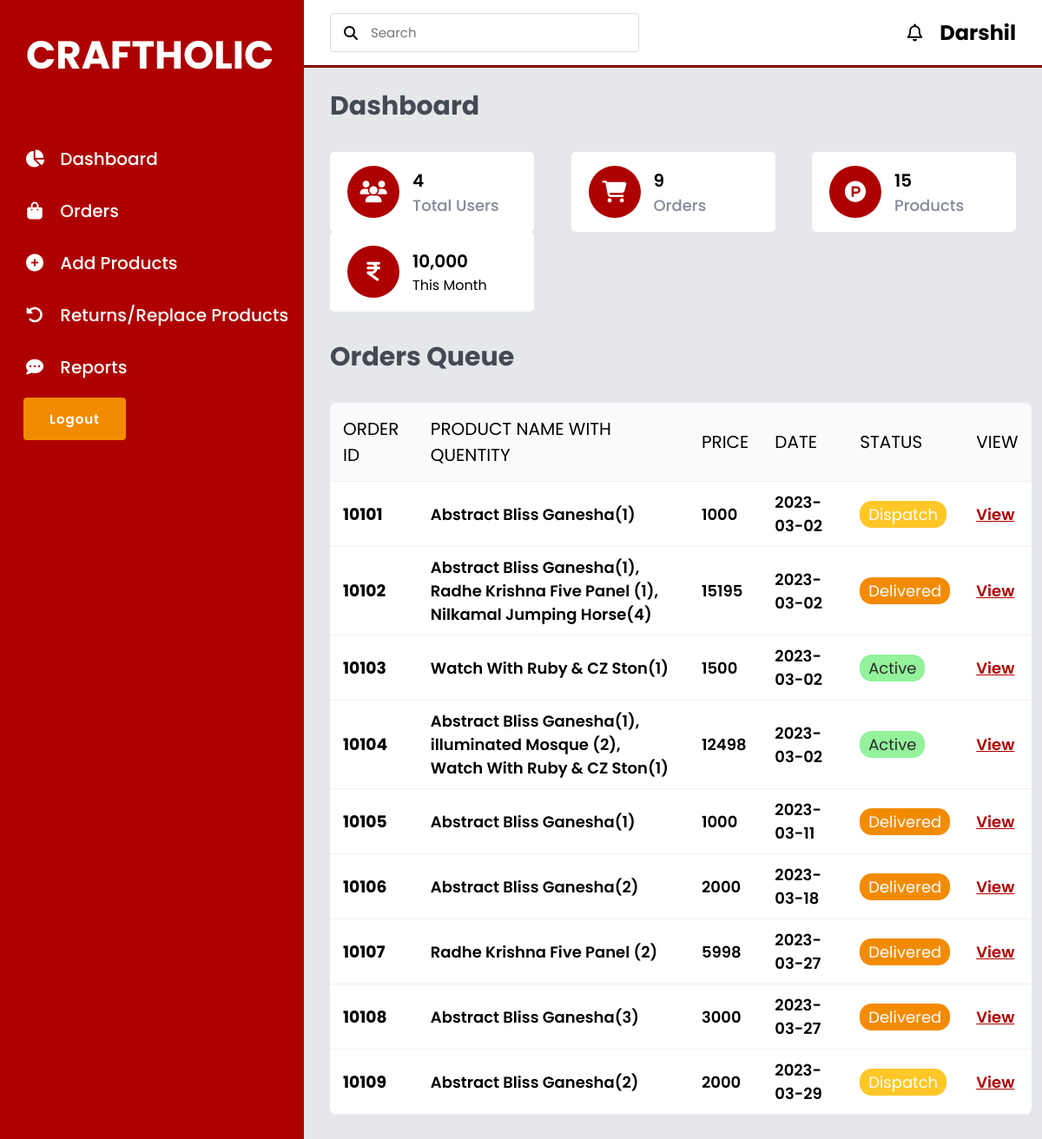
Screenshot of /Admin/CRAFTHOLIC-admin.php (signed in) with the database file from the repository.
### tables this page shows
CREATE TABLE `shippingaddress` (
  `sa_id` bigint(5) NOT NULL,
  `Date` date NOT NULL,
  `Status` varchar(10) NOT NULL,
  `Name` varchar(50) NOT NULL,
  `Number` int(10) NOT NULL,
  `Email` varchar(35) NOT NULL,
  `Method` varchar(10) NOT NULL,
  `Flat` varchar(20) NOT NULL,
  `Street` varchar(20) NOT NULL,
  `City` varchar(25) NOT NULL,
  `State` varchar(30) NOT NULL,
  `Country` varchar(10) NOT NULL,
  `Pincode` int(6) NOT NULL,
  `Totalproducts` varchar(255) NOT NULL,
  `TotalPrice` int(255) NOT NULL
);

### Admin/CRAFTHOLIC-admin.php (the view, shortened to what this page needs)
<?php
include("../Includes/Connection.php");
?>
<!DOCTYPE html>
<html lang="en">
<head>
    <link rel="stylesheet" href="../CSS/Admin.css">
    <link rel="stylesheet" href="https://cdnjs.cloudflare.com/ajax/libs/font-awesome/6.2.0/css/all.min.css">
</head>
<body>
    <?php include('IncludesAdmin/Menu.php'); ?>
    <section id="InterFace">
        <div class="Navigation">
            <div class="N1">
                <div class="Search">
                    <i class="fa-solid fa-search"></i>
                    <input type="text" placeholder="Search" id="">
                </div>
            </div>
            <div class="Profile">
                <i class="fa-solid fa-bell"></i>
                <h2><?php
                    if ($_SESSION['AdminLoginID']) {
                        echo $_SESSION['AdminLoginID'];
                    }
                    ?>
                </h2>
            </div>
        </div>
        <h3 class="I-name">
            Dashboard
        </h3>
        <div class="Values">
            <div class="Val-Box">
                <i class="fa-solid fa-users"></i>
                <div>
                    <?php
                    $select_Rows = mysqli_query($conn, "SELECT * FROM `registration`") or die("Query Failed");
                    $Row_Count = mysqli_num_rows($select_Rows);
                    ?>
                    <h3><?php echo $Row_Count; ?></h3>
                    <span><a href="#">Total Users</a></span>
                </div>
            </div>
            <div class="Val-Box">
                <i class="fa-solid fa-shopping-cart"></i>
                <div>
                    <?php
                    $select_Rows = mysqli_query($conn, "SELECT * FROM `shippingaddress`") or die("Query Failed");
                    $Row_Count = mysqli_num_rows($select_Rows);
                    ?>
                    <h3><?php echo $Row_Count; ?></h3>
                    <span><a href="../Admin/Admin-orders.php">Orders</a></span>
                </div>
            </div>
            <div class="Val-Box">
                <i class="fa-brands fa-product-hunt"></i>
                <div>
                    <?php
                    $select_Rows = mysqli_query($conn, "SELECT * FROM `products`") or die("Query Failed");
                    $Row_Count = mysqli_num_rows($select_Rows);
                    ?>
                    <h3><?php echo $Row_Count; ?></h3>
                    <span><a href="../Admin/Admin-AddProducts.php">Products</a> </span>
                </div>
            </div>
            <div class="Val-Box">
                <i class="fa-solid fa-indian-rupee-sign"></i>
                <div>
                    <h3>10,000</h3>
                    <span>This Month</span>
                </div>
            </div>
        </div>
        <h3 class="I-name-2">
            Orders Queue
        </h3>
        <div class="Board">
            <table width="100%">
                <thead>
                    <tr>
                        <td>Order id</td>
                        <td>Product Name with Quentity</td>
                        <td>Price</td>
                        <td>Date</td>
                        <td>Status</td>
                        <td>View</td>
                    </tr>
                </thead>
                <?php
                $Select_Orders = mysqli_query($conn, "SELECT * FROM `shippingaddress`");
                if (mysqli_num_rows($Select_Orders) > 0) {
                    while ($row = mysqli_fetch_assoc($Select_Orders)) {
                ?>
                        <tbody>
                            <tr>
                                <td class="product-ID">
                                    <h3><?php echo $row['sa_id']; ?></h3>
                                </td>
                                <td class="Product-name">
                                    <h5><?php echo $row['Totalproducts']; ?></h5>
                                </td>
                                <td class="Price">
                                    <h5><?php echo $row['TotalPrice']; ?></h5>
                                </td>
                                <td class="Date">
                                    <h5><?php echo $row['Date']; ?></h5>
                                </td>
                                <td class="Active">
                                    <?php
                                    if ($row['Status'] == 'Active') {
                                        echo '  <p style="  background: #93f29b;
                                            padding: 2px 10px;
                                            display: inline-block;
                                            border-radius: 14px;
                                            color: #2b2b2b;">' . $row['Status'] . '</p>';
                                    } elseif ($row['Status'] == 'Dispatch') {
                                        echo '  <p style="  background: #ffc727;
                                            padding: 2px 10px;
                                            display: inline-block;
                                            border-radius: 14px;
                                            color: #FFF;">' . $row['Status'] . '</p>';
                                    } else {
                                        echo '  <p style="  background: #f38b00;
                                        padding: 2px 10px;
                                        display: inline-block;
                                        border-radius: 14px;
                                        color: #FFF;">' . $row['Status'] . '</p>';
                                    }
                                    ?>
                                </td>
                                <form action="OrderDetails.php" method="get">
                                    <td class="Edit">
                                        <a href="OrderDetails.php?Order_id=<?php echo $row['sa_id']; ?>">View</a>
                                    </td>
                                </form>
                            </tr>
                        </tbody>
                <?php
                    }
                }
                ?>
            </table>
        </div>
    </section>
</body>
</html>

### CSS/Admin.css (style rules this page uses)
* { margin: 0; padding: 0; box-sizing: border-box; text-decoration: none; font-family: 'Poppins', sans-serif; }
body { width: 100%; background: #e5e7eb; position: relative; display: flex; }
:root { --black: black; --maroon: maroon; --light-maroon: #AE0000; --Tangerine: #f38b00; --light-color: #666; --box-shadow: 0 .3rem 0.5rem rgba(0, 0, 0.1); --border: 2rem solid rgba(0, 0, 0.1); --outline: .1rem solid rgba(0, 0, 0.1); --padding: 40px 80px; --margin: 40px 0; }
#InterFace { width: calc(100% - 350px); margin-left: 350px; position: relative; }
#InterFace .Navigation { display: flex; align-items: center; justify-content: space-between; background: #fff; padding: 15px 30px; border-bottom: 3px solid var(--maroon); position: fixed; width: calc(100% - 350px); }
#InterFace .Navigation .Search { display: flex; justify-content: flex-start; align-items: center; padding: 10px 15px; border: 1px solid #d7dbe6; border-radius: 4px; }
#InterFace .Navigation .Search i { margin-right: 15px; }
#InterFace .Navigation .Search input { border: none; outline: none; font-size: 15px; }
#InterFace .Navigation .Profile { display: flex; justify-content: flex-start; align-items: center; }
#InterFace .Navigation .Profile i { margin-right: 20px; font-size: 20px; font-weight: 400; cursor: pointer; }
.N1 { display: flex; justify-content: flex-start; align-items: center; }
.I-name { color: #444a53; padding: 30px 30px 0 30px; font-size: 30px; font-weight: 700; margin-top: 70px; }
.I-name-2 { color: #444a53; padding: 30px 30px 0 30px; font-size: 30px; font-weight: 700; }
.Values { padding: 30px 30px 0 30px; display: flex; align-items: center; justify-content: space-between; flex-wrap: wrap; }
.Values .Val-Box { background: #fff; width: 235px; padding: 16px 20px; border-radius: 5px; display: flex; justify-content: flex-start; align-items: center; }
.Values .Val-Box i { font-size: 25px; width: 60px; height: 60px; line-height: 60px; border-radius: 50%; text-align: center; color: #fff; margin-right: 15px; }
.Values .Val-Box:nth-child(1) i { background: var(--light-maroon); }
.Values .Val-Box:nth-child(2) i { background: var(--light-maroon); }
.Values .Val-Box:nth-child(3) i { background: var(--light-maroon); }
.Values .Val-Box:nth-child(4) i { background: var(--light-maroon); }
.Values .Val-Box h3 { font-size: 20px; font-weight: 600; }
.Values .Val-Box span a { font-size: 18px; font-weight: 500; color: #828997; }
.Board { width: 95%; margin: 30px 0 30px 30px; overflow: auto; background-color: #fff; border-radius: 8px; }
thead td { font-size: 20px; text-transform: uppercase; font-weight: 400; background: #f9fafb; text-align: start; padding: 15px; }
tbody tr td { padding: 10px 15px; }
.Edit a, .Remove a { text-decoration: underline; font-size: 18px; color: var(--light-maroon); font-weight: 600; }
.Board h5 { font-weight: 600; font-size: 18px; text-align: start; }
.Board p { font-weight: 400; font-size: 18px; }
table { border-collapse: collapse; }
tr { border-bottom: 1px solid #eef0f3; }

### rows the page displays
shippingaddress: sa_id "10101", Totalproducts "Abstract Bliss Ganesha(1)", TotalPrice "1000", Date "2023-03-02", Status "Dispatch"
shippingaddress: sa_id "10102", Totalproducts "Abstract Bliss Ganesha(1), Radhe Krishna Five Panel (1), Nilkamal Jumping Horse(4)", TotalPrice "15195", Date "2023-03-02", Status "Delivered"
shippingaddress: sa_id "10103", Totalproducts "Watch With Ruby & CZ Ston(1)", TotalPrice "1500", Date "2023-03-02", Status "Active"
shippingaddress: sa_id "10104", Totalproducts "Abstract Bliss Ganesha(1), illuminated Mosque (2), Watch With Ruby & CZ Ston(1)", TotalPrice "12498", Date "2023-03-02", Status "Active"
shippingaddress: sa_id "10105", Totalproducts "Abstract Bliss Ganesha(1)", TotalPrice "1000", Date "2023-03-11", Status "Delivered"
shippingaddress: sa_id "10106", Totalproducts "Abstract Bliss Ganesha(2)", TotalPrice "2000", Date "2023-03-18", Status "Delivered"
shippingaddress: sa_id "10107", Totalproducts "Radhe Krishna Five Panel (2)", TotalPrice "5998", Date "2023-03-27", Status "Delivered"
shippingaddress: sa_id "10108", Totalproducts "Abstract Bliss Ganesha(3)", TotalPrice "3000", Date "2023-03-27", Status "Delivered"
shippingaddress: sa_id "10109", Totalproducts "Abstract Bliss Ganesha(2)", TotalPrice "2000", Date "2023-03-29", Status "Dispatch"

### other values shown
$_SESSION['AdminLoginID'] "Darshil"
$Row_Count "4"
$Row_Count "9"
$Row_Count "15"
